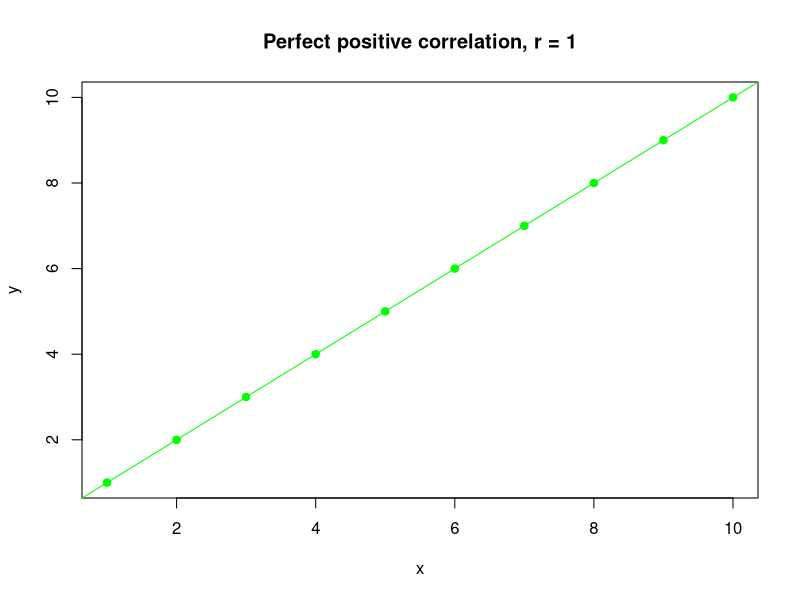
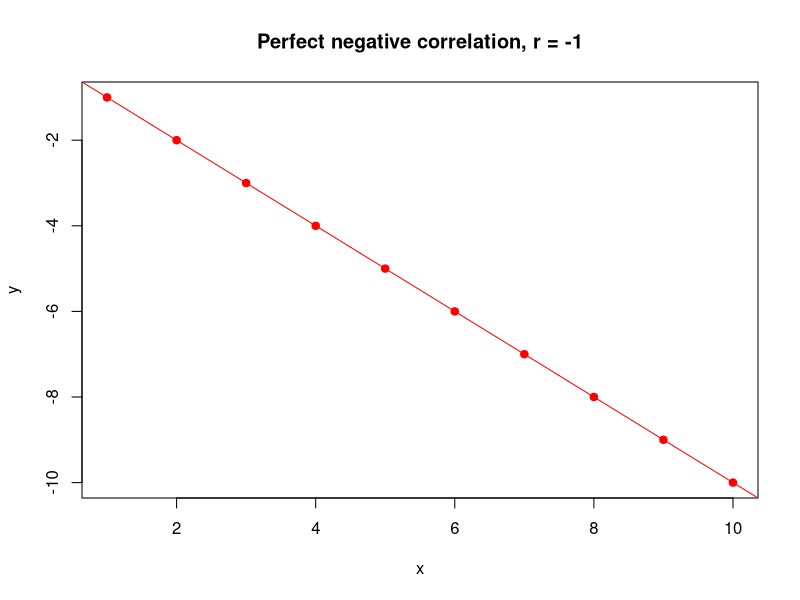
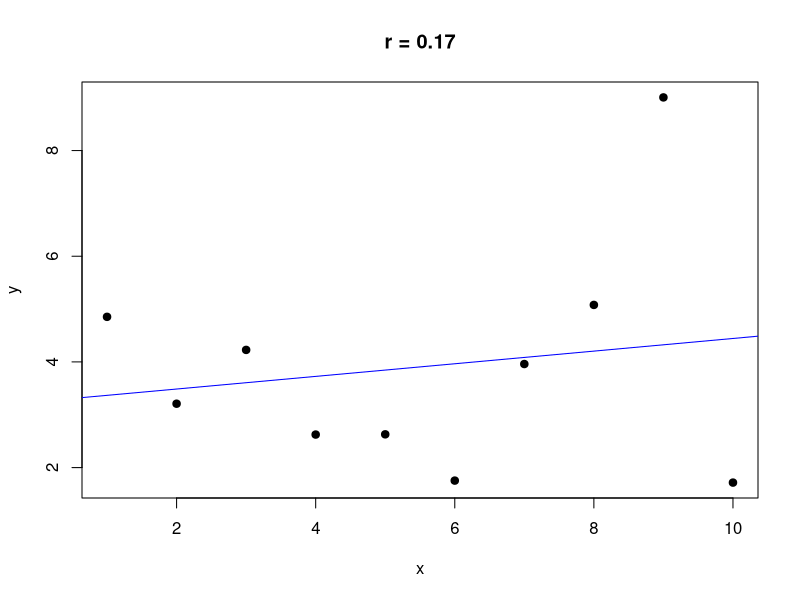

Recreate these plots in R, in order.
## ---- chunk 1
x <- rnorm(10)
x
## ---- chunk 2
t.test(x)
## ---- chunk 3
x2 <- rnorm(10)+1
x2
## ---- chunk 4

data <- read.csv("correlation_data.csv")
reg1 <- lm(y ~ x, data=data)
reg2 <- lm(y.1 ~ x, data = data)
reg3 <- lm(y.3 ~ x, data = data)

## ---- chunk 5
plot(data$x, data$y, xlab="x", ylab="y",
     main="Perfect positive correlation, r = 1", pch=19, col="green")
abline(reg1, col="green")
## ---- chunk 6
cor(data$x,data$y)
## ---- chunk 7
plot(data$x, data$y.1 ,xlab="x", ylab="y",
     main="Perfect negative correlation, r = -1", pch=19, col="red")
abline(reg2, col="red")
## ---- chunk 8
cor(data$x,data$y.1)
## ---- chunk 9
plot(data$x, data$y.3, xlab="x", ylab="y",
     main="r = 0.17", pch=19)
abline(reg3, col="blue")

## ---- chunk 10
cor(data$x, data$y.3)
## ---- chunk 11
x = c(1,4,5)
y = c(2,8,9)
cor(x, y)
